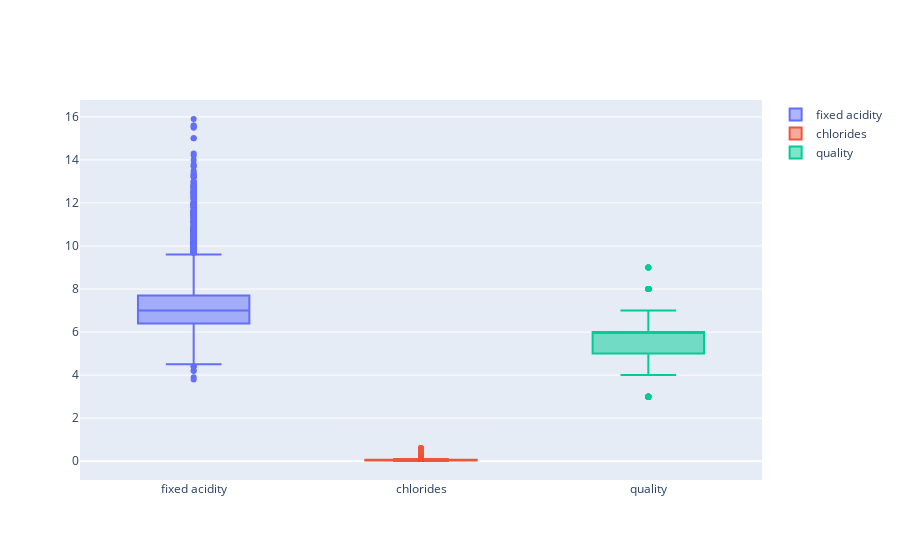

The code cell stored with this chart in its notebook:
### Code cell
fig = go.Figure()
fig.add_trace(go.Box(y=X['fixed acidity'], name='fixed acidity'))
fig.add_trace(go.Box(y=X['chlorides'], name='chlorides'))
fig.add_trace(go.Box(y=X['quality'], name='quality'))

fig.show()

# 컬럼들의 범위의 격차가 심하면 교육이 제대로 안될 수도 있다
# 최대/최소 범위가 다르고 평균과 분산이 각각 다르다
# 특성의 편향 문제는 최적의 모델을 찾는데 방해가 될 수도 있다

### Figure 1 — Plotly figure (JSON) as saved in the notebook; plotly's stock layout.template omitted (floating-point values rounded to 4 significant figures; data arrays with more than 128 entries replaced by an {"elided": "..."} marker saying what was removed)
{"data": [{"name": "fixed acidity", "type": "box", "y": {"elided": "6497 float values"}}, {"name": "chlorides", "type": "box", "y": {"elided": "6497 float values"}}, {"name": "quality", "type": "box", "y": {"elided": "6497 int values"}}], "layout": {}}
